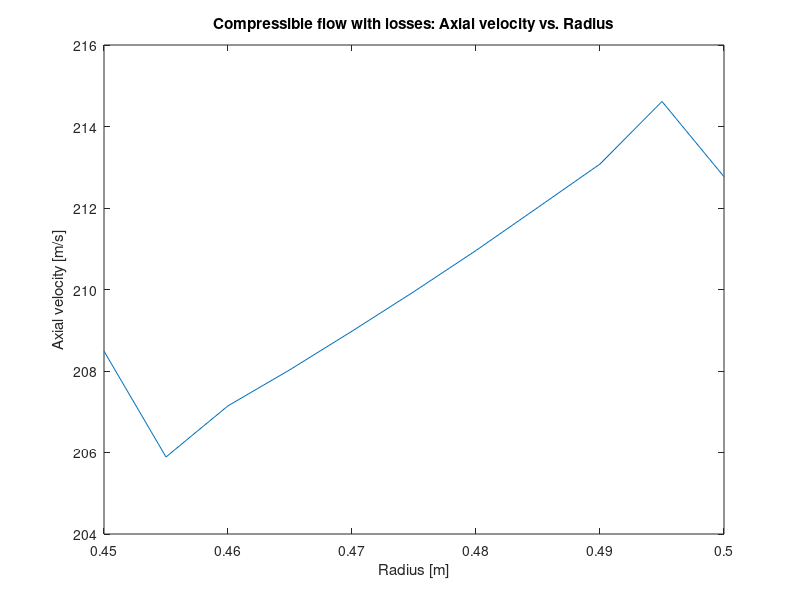
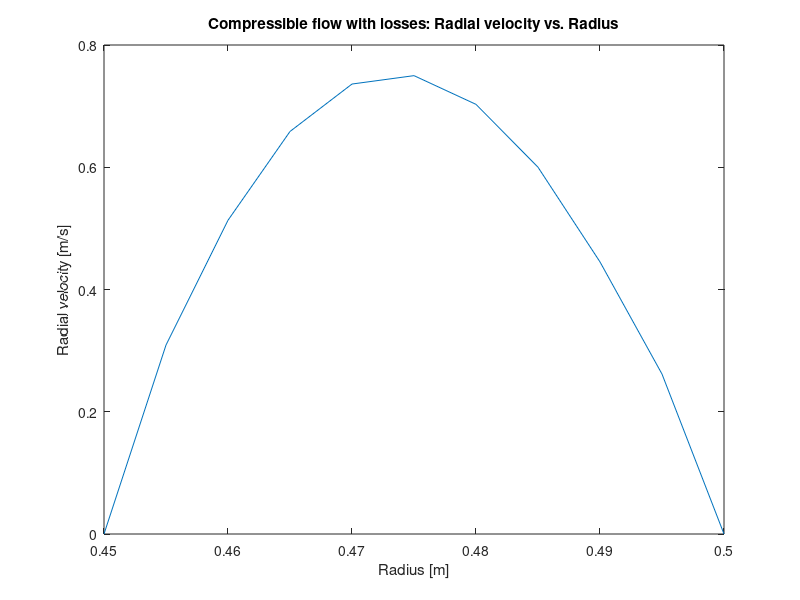
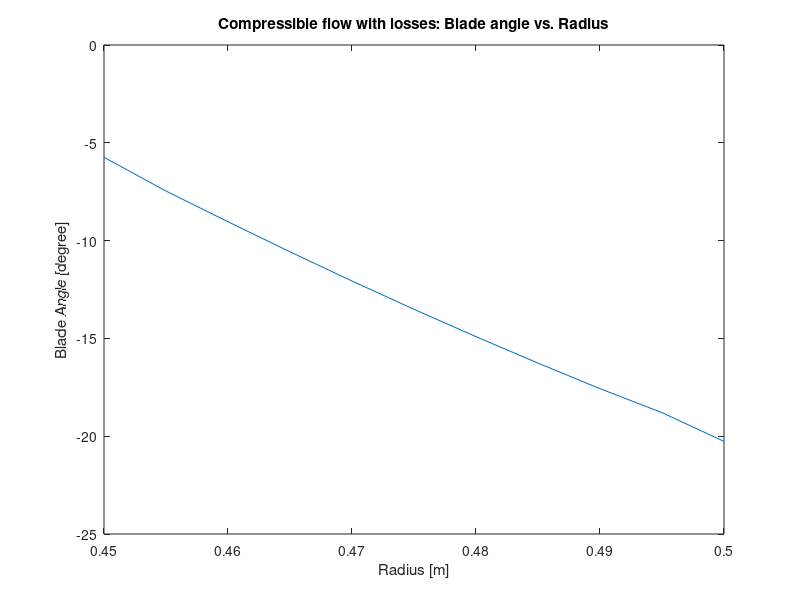
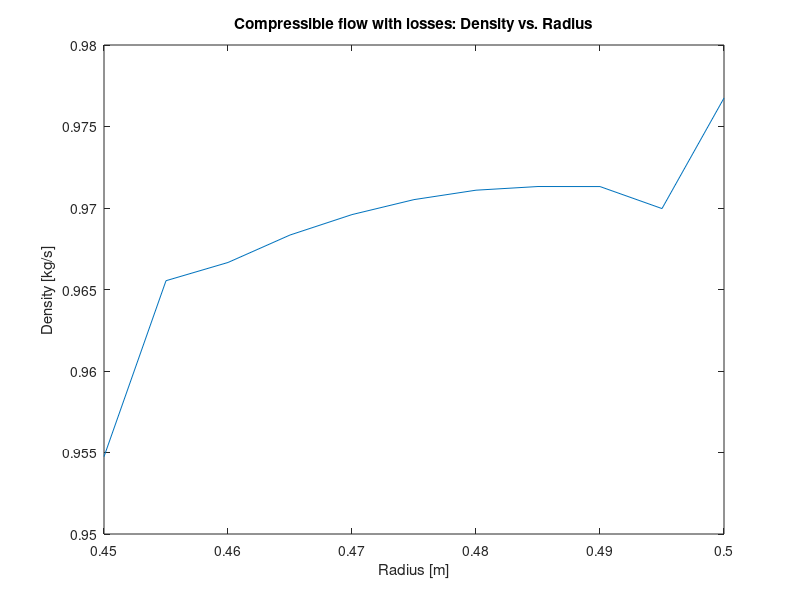

Here is the MATLAB script that generated these plots, in order: (Note: this script raises an error after producing the figures.)
%%%                 MECH 309 - Numerical Methods in Mech Eng                 %%%

% Presented to Prof Siva Nadarajah Winter 2019 - November 22th

%Yiming Yao 260769906
%Zechen Ren 260765431
%

clear all
close all
clc
for COMP=1:-1:0 %This will provide compressible solution followed by incompressible
% COMP = 0; %SET TO ZERO FOR INCOMPRESSIBLE/ZERO LOSS DESIGN

%%                 GIVEN PARAMETERS                 %%

% Before rotor, rC?1 = 39.3m2/s (constant with radius: free vortex)
% After rotor, rC?2 = 117.8m2/s (constant with radius: free vortex)
% N = 6000rpm
% rshroud = 0.50m
% rhub = 0.45m
% mass flow(m) = 30.4kg/s
% To(inlet) = 288K
% po(inlet) = 1.5kg/m3
% w, at blade trailing edge = 0.03

%%                 SETTING KNOWN VARIBLES                 %%

OMEGA = 6000*pi*2/60; %[rad/s]
RSHROUD = 0.5; %[m]
RHUB = 0.45; %[m]
XMASS = 30.4; %[kg/s]
TO1 = 288; %[K]
PO1 = 100000; %[Pa]
DENSO1 = 1.5; %[kg/m3]
if COMP==1
OMEGLOS = 0.3; %[@ T.E.]
else
OMEGLOS = 0;    
end  
CP = 1005; %[J/kg*K]
GAMMA = 1.4/(1.4-1);
RGAS = 287; %[J/kg*K]
NSTATN = 51;
NSTRM = 11;
NLE=21;
NTE=31;
RCUBR=39.3;  %m2/s
RCUAR=117.8; %m2/s
H = (RSHROUD-RHUB)/(NSTRM-1);
delr=(RSHROUD-RHUB)/(NSTRM-1);
delz=delr;

%%                 Initializing Variables with Dimension                   %%
                        %In the following form: 
%   [1,1  1,2  1,3  1,4  1,5 ....  1,51
%    2,1  2,2  2,3  2,4  2,5 ....  2,51
%    3,1  3,2  3,3  3,4  3,5 ....  3,51
%      .    .    .    .    . ....     .
%   11,1 11,2 11,3 11,4 11,5 .... 11,51]

PSI = zeros(NSTRM,NSTATN);
DENSITY = ones(NSTRM,NSTATN);
RADIUS = zeros(NSTRM,NSTATN);
RCU = zeros(NSTRM,NSTATN);
CZ = zeros(NSTRM,NSTATN);
CR = zeros(NSTRM,NSTATN);

HTOTAL = zeros(NSTRM,NSTATN);
PTOTAL = zeros(NSTRM,NSTATN);

RHS = zeros(NSTRM,NSTATN);
ENTROPY = zeros(NSTRM,NSTATN);

A = zeros(NSTRM,NSTATN);
B = zeros(NSTRM,NSTATN);
DENRAD = zeros(NSTRM,NSTATN);

%%                 Setting Tolerance                 %%
TOLPSI = 0.00001;
TOLRHS = 0.01;
TOLDEN = 0.001;

%%                 1. INITIALIZE VALUE OF PSI, DENSITY, RADIUS, HTOTAL, PTOTAL, RCU                 %%

%Inputing initial HTOTAL values 
HTOTAL(:,:) = TO1*CP;
PTOTAL(:,:) = PO1;

for j=0:10
    RADIUS(j+1,:)= RSHROUD-j*delr;
end
for j=1:NSTRM
    PSI(j,:) = (((RADIUS(j,j)).^2)-(RHUB.^2))/((RSHROUD.^2)-(RHUB.^2));
end
DENSITY(:,:) = DENSO1;

% initializing RCU which is given in the project and unchanging   
for i=1:NSTATN
    if (i <= NLE)
        RCU(:,i)=RCUBR; 
    elseif (i >= NTE)                   
        RCU(:,i)=RCUAR;   
    else
        RCU(:,i)=RCUBR+((RCUAR-RCUBR)/(NTE-NLE))*(i-NLE);   
    end       
end

%%                 2. Initializing CR & CX                 %%

%CR stays the zero as with the inital values of psi there is zero gradient 
%in the axial direction as such CR is zero
for i=1:NSTATN
for j=NSTRM:-1:1
    if j==NSTRM
        CZ(j,i)=(XMASS/(2*pi*DENSITY(j,i)*RADIUS(j,i)))*((PSI(j-1,i)-PSI(j,i))/delr);
    elseif j==1
        CZ(j,i)=(XMASS/(2*pi*DENSITY(j,i)*RADIUS(j,i)))*((PSI(j,i)-PSI(j+1,i))/delr);
    else
        CZ(j,i)=(XMASS/(2*pi*DENSITY(j,i)*RADIUS(j,i)))*((PSI(j-1,i)-PSI(j+1,i))/(2*delr));
    end
end
end

%%                 6. REPEAT STEP 2-5 UNTIL CONVERGENCE (Big Loop)                 %%
                            %%% START OF MAIN LOOP %%%
ERRDEN=1; %To get loop started
ERRRHS=1;

NN=0; %COUNTER FOR MAIN LOOP

while ((ERRRHS>TOLRHS && ERRDEN>TOLDEN) && NN<100)
      NN=NN+1;

    %%                 2. CALCULATING THE VELOCITY FIELD CX AND CR                 %%

    for i=1:NSTATN
    for j=NSTRM:-1:1
        if i==1
           CR(j,i)=-(XMASS/(2*pi*DENSITY(j,i)*RADIUS(j,i)))*((PSI(j,i+1)-PSI(j,i))/delz);
        elseif i==NSTATN
           CR(j,i)=-(XMASS/(2*pi*DENSITY(j,i)*RADIUS(j,i)))*((PSI(j,i)-PSI(j,i-1))/delz);
        else
           CR(j,i)=-(XMASS/(2*pi*DENSITY(j,i)*RADIUS(j,i)))*((PSI(j,i+1)-PSI(j,i-1))/(2*delz));
        end
    end
    end   
    for i=1:NSTATN
    for j=NSTRM:-1:1
        if j==NSTRM
            CZ(j,i)=(XMASS/(2*pi*DENSITY(j,i)*RADIUS(j,i)))*((PSI(j-1,i)-PSI(j,i))/delr);
        elseif j==1
            CZ(j,i)=(XMASS/(2*pi*DENSITY(j,i)*RADIUS(j,i)))*((PSI(j,i)-PSI(j+1,i))/delr);
        else
            CZ(j,i)=(XMASS/(2*pi*DENSITY(j,i)*RADIUS(j,i)))*((PSI(j-1,i)-PSI(j+1,i))/(2*delr));
        end
    end
    end

    %%                 3. CALCULATING THERMODYNAMIC VARIABLES STATION BY STATION                 %%
        
    % 3.1 UPDATING THE DENSITY ON THE INLET
        for j=1:NSTRM
            CSQ = ((RCU(j,1)/RADIUS(j,1)).^2) + CZ(j,1).^2 + CR(j,1).^2;
            HSTATIC = HTOTAL(j,1) - CSQ/2;
            PSTATIC = PTOTAL(j,1) * (HSTATIC/HTOTAL(j,1)).^GAMMA;
            if COMP == 1
            DENSITY(j,1) = PSTATIC/(RGAS*HSTATIC/CP);
            end
        end

    % 3.2 SWEEP THE PLANES FROM PLANE 2 TO NSTTN

        NLE =21;
        NTE =31;

        ERRDENS = 0;
        CHANGE = 0;

        for i=2:NSTATN
            
                LEFT = i-1;
            if (i > NLE) && (i < NTE)
                LEFT = NLE;
            end

            NSTART = NSTRM;
            PSIDN = PSI(NSTART,LEFT);
            PSIUP = PSI(NSTART-1,LEFT);

            % Locating Origins Streamline %
            for j=NSTRM:-1:1
               DESIRED = PSI(j,i);
                while (~(DESIRED <= PSIUP && DESIRED >= PSIDN))
                    NSTART = NSTART-1;
                    PSIDN = PSI(NSTART,LEFT);
                    PSIUP = PSI(NSTART-1,LEFT);
                    if ( NSTART == 1 )
                        disp('CANNOT TRACE STREAMLINE')
                        break
                    end
                end
                % streamline origin is found 
                DELTA = (DESIRED-PSIDN)/(PSIUP-PSIDN);

                ROTATE = 0;
                if (i > NLE) && (i <= NTE)
                    ROTATE = OMEGA;
                end

                RCU1       =DELTA*(RCU(NSTART-1,LEFT)-RCU(NSTART,LEFT))+RCU(NSTART,LEFT);
                HTOTAL1    =DELTA*(HTOTAL(NSTART-1,LEFT)-HTOTAL(NSTART,LEFT))+HTOTAL(NSTART,LEFT);
                PTOTAL1    =DELTA*(PTOTAL(NSTART-1,LEFT)-PTOTAL(NSTART,LEFT))+PTOTAL(NSTART,LEFT);
                RAD1       =DELTA*(RADIUS(NSTART-1,LEFT)-RADIUS(NSTART,LEFT))+RADIUS(NSTART,LEFT);

                DENS1      =DELTA*(DENSITY(NSTART-1,LEFT)-DENSITY(NSTART,LEFT))+DENSITY(NSTART,LEFT);
                CZ1        =DELTA*(CZ(NSTART-1,LEFT)-CZ(NSTART,LEFT))+CZ(NSTART,LEFT);
                CR1        =DELTA*(CR(NSTART-1,LEFT)-CR(NSTART,LEFT))+CR(NSTART,LEFT);
                ENTROP1    =DELTA*(ENTROPY(NSTART-1,LEFT)-ENTROPY(NSTART,LEFT))+ENTROPY(NSTART,LEFT);
                C1SQ       =CZ1.^2+CR1.^2+(RCU1/RAD1).^2;
                HSTAT1     =HTOTAL1 - (C1SQ/2);
                PSTAT1     =PTOTAL1 * (HSTAT1/HTOTAL1).^GAMMA ;

                ROTALP1    =HTOTAL1 - ROTATE * RCU1;
                HOR2       =ROTALP1 + ((ROTATE * RADIUS(j,i)).^2 )/ 2;
                HOR1       =ROTALP1 + (ROTATE * RAD1).^2 / 2;
                POR1       =PTOTAL1 * (HOR1/HTOTAL1).^GAMMA;
                POR2IDL    =POR1 * (HOR2/HOR1).^GAMMA;

                if (i > NLE) && (i <= NTE)
                    OMEGLOSS = OMEGLOS*(i-NLE)/(NTE-NLE);
                    PLOSS = OMEGLOSS * (POR1-PSTAT1);
                else
                    OMEGLOSS = 0.0;
                    PLOSS = 0.0;
                end
                POR2       =POR2IDL - PLOSS;

                %PROJECT 1: ROTOR WITH RCU SPECIFIED
                RCU(j,i) = RCU1;           
                if ( i > NLE && i <= NTE )
                    RCU(:,i)=RCUBR+((RCUAR-RCUBR)/(NTE-NLE))*(i-NLE);   
                end
                
                %COMMON CALCULATION BLOCK

                CU          =RCU(j,i)/RADIUS(j,i);
                VU          =CU - ROTATE * RADIUS(j,i);
                V2SQ        =VU.^2 + CZ(j,i).^2 + CR(j,i).^2;
                C2SQ        =CU.^2 + CZ(j,i).^2 + CR(j,i).^2;
                HSTATIC     =HOR2-V2SQ/2;
                HTOTAL(j,i) =HSTATIC + C2SQ/2;
                PTOTAL(j,i) =POR2 * (HTOTAL(j,i)/HOR2).^GAMMA;
                PSTATIC     =PTOTAL(j,i) * (HSTATIC/HTOTAL(j,i)).^GAMMA;
                if COMP == 1
                DENSOLD     =DENSITY(j,i);
                DENSITY(j,i)=PSTATIC/(RGAS*HSTATIC/CP);
                CHANGE      =abs(DENSOLD-DENSITY(j,i));
                ERRDENS     =max(CHANGE,ERRDENS);
                end
                ENTROPY(j,i)=CP * log(HTOTAL(j,i)/HTOTAL1) - RGAS * log(PTOTAL(j,i)/PTOTAL1) + ENTROP1;
            end
        end

    %%                 4. ASSEMBLE THE RHS FOR UNKNOWN NODES I.E. ALL NODES EXCEPT HUB/SHROUD                 %%

        ERRRHS = 0.0;
        CHANGE = 0.0;
        for i=1:NSTATN
            for j=NSTRM-1:-1:2
                RHSOLD      =RHS(j,i);
                CU          =RCU(j,i)/RADIUS(j,i);
                TSTATIC     =(HTOTAL(j,i)-(CZ(j,i).^2+CR(j,i).^2+CU.^2)/2)/CP;
                RHS(j,i)    = -(1/CZ(j,i)) * (2*pi/(2*delr*XMASS)) * (CU/RADIUS(j,i)*...
                              (RCU(j-1,i)-RCU(j+1,i))-(HTOTAL(j-1,i)-HTOTAL(j+1,i))+...
                              (TSTATIC*(ENTROPY(j-1,i)-ENTROPY(j+1,i))));
                CHANGE      =abs(RHS(j,i)-RHSOLD);
                ERRRHS      =max(ERRRHS,CHANGE);
            end
        end

    %%                 5. UPDATE THE STREAM FUNCTION PSI TO CONVERGENCE                 %%

        ERRPSI=1; %SET TO START LOOP
        N=1;
        DENRAD = DENSITY.*RADIUS;

        while ERRPSI>TOLPSI && N<500
                N=N+1;
                ERRPSI=0;
                for i=1:NSTATN
                    for j=NSTRM-1:-1:2
                        if i == NSTATN
                            B(j,i) = (2*PSI(j,i-1)/(DENRAD(j,i)))+...
                                     (PSI(j-1,i)/((DENRAD(j-1,i)+DENRAD(j,i))/2))+...
                                     (PSI(j+1,i)/((DENRAD(j+1,i)+DENRAD(j,i))/2));
                            A(j,i) = 1/((2/(DENRAD(j,i)))+...
                                     (1/((DENRAD(j-1,i)+DENRAD(j,i))/2))+...
                                     (1/((DENRAD(j+1,i)+DENRAD(j,i))/2)));                 
                        elseif i == 1
                            B(j,i) = (2*PSI(j,i+1)/(DENRAD(j,i)))+...
                                     (PSI(j-1,i)/((DENRAD(j-1,i)+DENRAD(j,i))/2))+...
                                     (PSI(j+1,i)/((DENRAD(j+1,i)+DENRAD(j,i))/2));
                            A(j,i) = 1/((2/(DENRAD(j,i)))+...
                                     (1/((DENRAD(j-1,i)+DENRAD(j,i))/2))+...
                                     (1/((DENRAD(j+1,i)+DENRAD(j,i))/2)));                              
                        else
                            B(j,i) = (PSI(j,i+1)/((DENRAD(j,i+1)+DENRAD(j,i))/2))+...
                                     (PSI(j,i-1)/((DENRAD(j,i-1)+DENRAD(j,i))/2))+...
                                     (PSI(j-1,i)/((DENRAD(j-1,i)+DENRAD(j,i))/2))+...
                                     (PSI(j+1,i)/((DENRAD(j+1,i)+DENRAD(j,i))/2));
                            A(j,i) = 1/((1/((DENRAD(j,i+1)+DENRAD(j,i))/2))+...
                                     (1/((DENRAD(j,i-1)+DENRAD(j,i))/2))+...
                                     (1/((DENRAD(j-1,i)+DENRAD(j,i))/2))+...
                                     (1/((DENRAD(j+1,i)+DENRAD(j,i))/2)));
                        end
                        PSIOLD=PSI(j,i);
                        PSIPSI = A(j,i)*(B(j,i)+(delz.^2)*RHS(j,i));
                        PSI(j,i)=0.5*PSIPSI+(1-0.5)*PSI(j,i);
                        CHANGE = abs(PSI(j,i)-PSIOLD);
                        ERRPSI = max(CHANGE,ERRPSI);     
                    end
                end
        end
end

%%                  OUTPUT OF RESULTS: QUESTION 1 & 2                 %%
k=0;
for i=1:NSTATN
    Z = real(i-1)*H;
    k=k+1;
    disp('STATION:'); disp(k)
    disp('  RADIUS:      PSI:    CX:        CR:      CM:       CU:       VU:       C:        V:')
    for j=1:NSTRM
        CU = RCU(j,i)/RADIUS(j,i);
        ROTATE = 0;
        if ( i >= NLE && i <= NTE); ROTATE = OMEGA;end
        VU = CU-ROTATE*RADIUS(j,i);
        C = sqrt(CR(j,i).^2+CZ(j,i).^2+CU.^2);
        V = sqrt(CR(j,i).^2+CZ(j,i).^2+VU.^2);
        CM = sqrt(CR(j,i).^2+CZ(j,i).^2);

        disp([RADIUS(j,i),PSI(j,i),CZ(j,i),CR(j,i),CM,CU,VU,C,V])
    end
    disp('  PSTATIC:  TSTATIC:  TTOTAL:   TREL:     PTOTAL:   PREL:      BETAZ:    ALPHAZ:    ')
    for j=1:NSTRM
        CU = RCU(j,i) / RADIUS(j,i);
        ROTATE = 0;
        if ( i >= NLE && i <= NTE); ROTATE = OMEGA;end
        VU = CU - ROTATE*RADIUS(j,i);
        BETAZ = atan(VU/CZ(j,i))*(180/pi);
        if i == NTE
            BETA_TE (j,1) = BETAZ;
        end
        ALPHAZ = atan(CU/CZ(j,i))*(180/pi);
        CSQ = CR(j,i).^2+CZ(j,i).^2+CU.^2;
        VSQ = CR(j,i).^2+CZ(j,i).^2+VU.^2;
        TTOTAL = HTOTAL(j,i)/CP;
        TSTATIC = TTOTAL - CSQ/(2*CP);
        TREL = TSTATIC + VSQ/(2*CP);
        PSTATIC = DENSITY(j,i)*RGAS*TSTATIC;
        PREL = PTOTAL(j,i)*(TREL/TTOTAL).^GAMMA;
        
        disp([PSTATIC/1000,TSTATIC,TTOTAL,TREL,PTOTAL(j,i)/1000,PREL/1000,BETAZ,ALPHAZ])    
    end
    disp('  RCU:       USPEED:   DENSITY:   Z:        ENTROPY:')
    for j=1:NSTRM
       ROTATE = 0;
       if ( i >= NLE && i <= NTE); ROTATE = OMEGA;end
       USPEED = RADIUS(j,i)*ROTATE;
       
       disp([RCU(j,i),USPEED,DENSITY(j,i),Z,ENTROPY(j,i)]) 
    end    
end
%%                   PLOTS: QUESTION 3                      %%
if COMP == 1
figure(1)
plot (RADIUS(:,NTE),CZ(:,NTE))
xlabel('Radius [m]');
ylabel('Axial velocity [m/s]');
title('Compressible flow with losses: Axial velocity vs. Radius');

figure(2)
plot (RADIUS(:,NTE),CR(:,NTE))
xlabel('Radius [m]');
ylabel('Radial velocity [m/s]');
title('Compressible flow with losses: Radial velocity vs. Radius');


figure(3)
plot (RADIUS(:,NTE),BETA_TE)
xlabel('Radius [m]');
ylabel('Blade Angle [degree]');
title('Compressible flow with losses: Blade angle vs. Radius');

figure(4)
plot (RADIUS(:,NTE),DENSITY(:,NTE))
xlabel('Radius [m]');
ylabel('Density [kg/s]');
title('Compressible flow with losses: Density vs. Radius');
else
figure(5)
plot (RADIUS(:,NTE),CZ(:,NTE))
hold on
CZ_ANA = 136*ones(NSTRM,1);
plot (RADIUS(:,NTE),CZ_ANA)
xlabel('Radius [m]');
ylabel('Axial velocity [m/s]');
title('Incompressible flow without losses: Axial velocity vs. Radius');
legend('Numerical','Analytical');

figure(6)
plot (RADIUS(:,NTE),CR(:,NTE),'LineWidth',4)
hold on
CR_ANA = zeros(NSTRM,1);
plot (RADIUS(:,NTE),CR_ANA,'LineWidth',2)
xlabel('Radius [m]');
ylabel('Radial velocity [m/s]');
title('Incompressible flow without losses: Radial velocity vs. Radius');
legend('Numerical','Analytical');

figure(7)
plot (RADIUS(:,NTE),BETA_TE,'LineWidth',4)
hold on
BETA_ANA = -427.2*RADIUS(:,NTE)+183.6;
plot (RADIUS(:,NTE),BETA_ANA,'LineWidth',2)
xlabel('Radius [m]');
ylabel('Blade Angle [degree]');
title('Incompressible flow without losses: Blade angle vs. Radius');
legend('Numerical','Analytical');

figure(8)
plot (RADIUS(:,NTE),DENSITY(:,NTE),'LineWidth',4)
hold on
DENSITY_ANA = 1.5*ones(NSTRM,1);
plot (RADIUS(:,NTE),DENSITY_ANA,'LineWidth',2)
xlabel('Radius [m]');
ylabel('Density [kg/s]');
title('Incompressible flow without losses: Density vs. Radius');
legend('Numerical','Analytical');
end

%%                 3D BLADE SHAPE: QUESTION 4                 %%

BETADEG=zeros(NTE-NLE+1,NTE-NLE+1);
YMAG=zeros(NTE-NLE+1,NTE-NLE+1);
BLADESHAPE=zeros(NTE-NLE+1,NTE-NLE+1);

for i=NLE:NTE
    for j=1:NSTRM
        CU = RCU(j,i) / RADIUS(j,i);
        ROTATE = 0;
        if ( i >= NLE && i <= NTE); ROTATE = OMEGA;end
        VU = CU - ROTATE*RADIUS(j,i);
        BETADEG(j,i-NLE+1) = atan(VU/CZ(j,i));
        YMAG(j,i-NLE+2)=CZ(j,i)*tan(BETADEG(j,i-NLE+1))*abs(VU/CZ(j,i))*delz; %abs(VU/CZ(j,i))*delz is the scaling factor
    end
end

for i=2:11
BLADESHAPE(:,i)=YMAG(:,i)+BLADESHAPE(:,i-1);
end

%Data from analytical solution @LE beta1h=55.15 beta2s=60  @TE betalh=8.64 beta2s=30

BETA_ANA=zeros(11,11);
BETA_ANA_LE = linspace(60,55.15,11)';
BETA_ANA_TE = linspace(30,8.64,11)';

for j=1:11
    BETA_ANA(j,:)=-linspace(BETA_ANA_LE(j),BETA_ANA_TE(j),11);
end

BETA_ANA(:,:) = BETA_ANA(:,:)*pi/180;

 for i=1:11
    for j=1:11   
        CU = RCU(j,i+20) / RADIUS(j,i);
        ROTATE=OMEGA;
        VU = CU - ROTATE*RADIUS(j,i);
        YANA(j,i+1)=136*tan(BETA_ANA(j,i))*abs(VU/136)*delz;
    end
end

BLADEANA = zeros(11,11);

for i=2:11
BLADEANA(:,i)=YANA(:,i)+BLADEANA(:,i-1);
end




if COMP == 1
figure(9)
legend('Compressible')
s=surf(BLADESHAPE);
s.EdgeColor = 'none';
s.FaceColor = 'r';
title('Blade Shape with BetaZ')
xlabel('Leading Edge   to   Trailing Edge')
ylabel('RADIUS')
else
hold on
t=surf(BLADESHAPE);
t.EdgeColor = 'none';
t.FaceColor = 'y';
title('Blade Shape with BetaZ')
xlabel('Leading Edge   to   Trailing Edge')
ylabel('RADIUS')
u=surf(BLADEANA);
u.EdgeColor = 'none';
u.FaceColor = 'b';
legend('Incompressible','ANALYTICAL')
hold off
end
end










